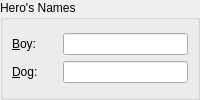
           <widget class="QGroupBox" name="groupBox" >
            <property name="title" >
             <string>Hero's Names</string>
            </property>
            <layout class="QVBoxLayout" >
             <property name="margin" >
              <number>9</number>
             </property>
             <property name="spacing" >
              <number>6</number>
             </property>
             <item>
              <layout class="QGridLayout" >
               <property name="margin" >
                <number>0</number>
               </property>
               <property name="spacing" >
                <number>6</number>
               </property>
               <item row="1" column="1" >
                <widget class="QLineEdit" name="dogNameText" >
                 <property name="minimumSize" >
                  <size>
                   <width>125</width>
                   <height>0</height>
                  </size>
                 </property>
                 <property name="maximumSize" >
                  <size>
                   <width>125</width>
                   <height>16777215</height>
                  </size>
                 </property>
                 <property name="maxLength" >
                  <number>15</number>
                 </property>
                </widget>
               </item>
               <item row="1" column="0" >
                <widget class="QLabel" name="label_2" >
                 <property name="text" >
                  <string>&amp;Dog: </string>
                 </property>
                 <property name="buddy" >
                  <cstring>dogNameText</cstring>
                 </property>
                </widget>
               </item>
               <item row="0" column="0" >
                <widget class="QLabel" name="label" >
                 <property name="text" >
                  <string>&amp;Boy: </string>
                 </property>
                 <property name="buddy" >
                  <cstring>boyNameText</cstring>
                 </property>
                </widget>
               </item>
               <item row="0" column="1" >
                <widget class="QLineEdit" name="boyNameText" >
                 <property name="sizePolicy" >
                  <sizepolicy>
                   <hsizetype>7</hsizetype>
                   <vsizetype>0</vsizetype>
                   <horstretch>0</horstretch>
                   <verstretch>0</verstretch>
                  </sizepolicy>
                 </property>
                 <property name="minimumSize" >
                  <size>
                   <width>125</width>
                   <height>0</height>
                  </size>
                 </property>
                 <property name="maximumSize" >
                  <size>
                   <width>125</width>
                   <height>16777215</height>
                  </size>
                 </property>
                 <property name="maxLength" >
                  <number>15</number>
                 </property>
                </widget>
               </item>
              </layout>
             </item>
            </layout>
           </widget>
